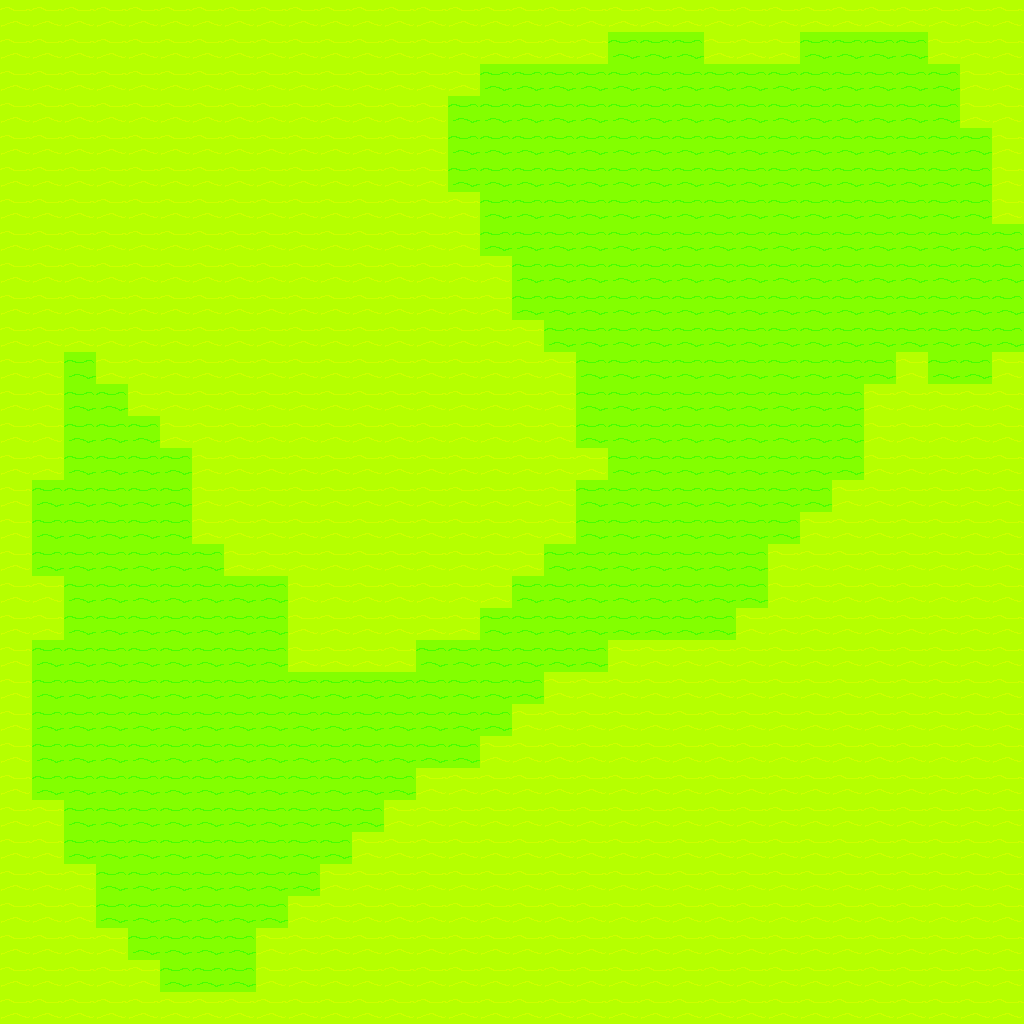

Tiled map render using the project's own tile images. Description and the map definition, with tile-layer contents summarised, below:
An orthogonal 32x32 tile map with 32x32 px tiles, 4 tile layers (Terrain, Settlers, Buildings, Resources).

<map version="1.0" orientation="orthogonal" renderorder="right-down" width="32" height="32" tilewidth="32" tileheight="32" nextobjectid="1">
 <tileset firstgid="1" name="TestMapSet5" tilewidth="32" tileheight="32" tilecount="16">
  <image source="TestMapSet5.png" width="128" height="128" />
 </tileset>
 <layer name="Terrain" width="32" height="32">
  <data>[1024 cells, 0 non-empty, 0 distinct tile ids]</data>
 </layer>
 <layer name="Settlers" width="32" height="32">
  <data>[1024 cells, 0 non-empty, 0 distinct tile ids]</data>
 </layer>
 <layer name="Buildings" width="32" height="32">
  <data>[1024 cells, 0 non-empty, 0 distinct tile ids]</data>
 </layer>
 <layer name="Resources" width="32" height="32">
  <data>[1024 cells, 1024 non-empty, 2 distinct tile ids]</data>
 </layer>
</map>